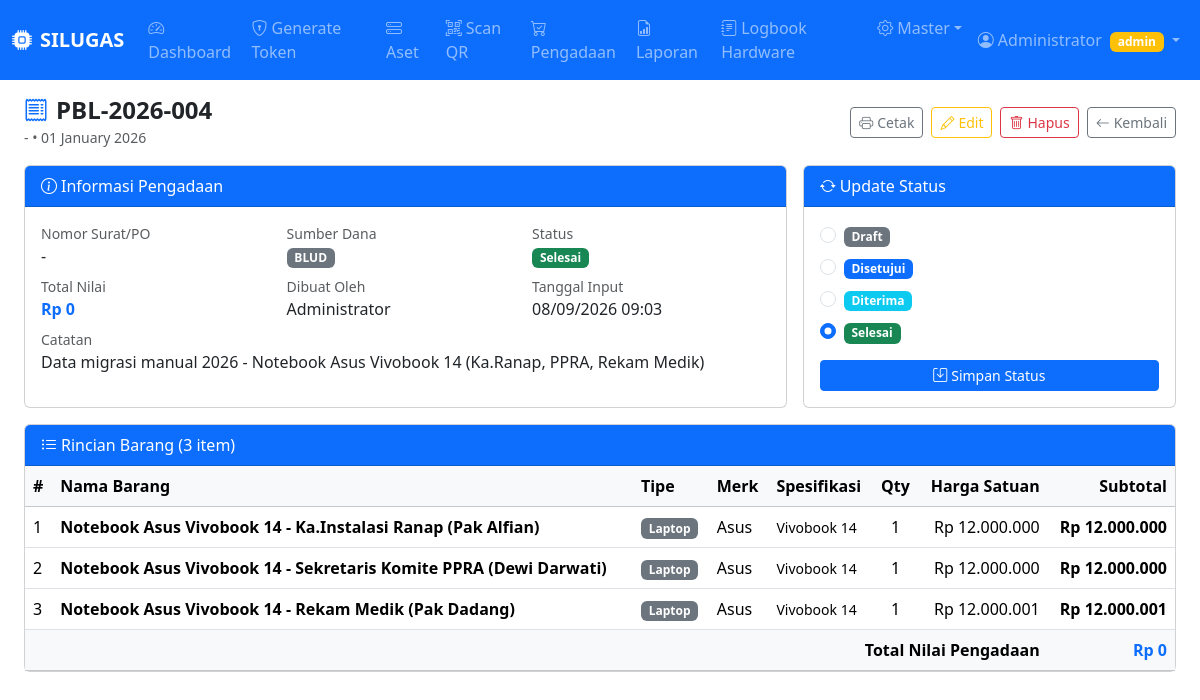
The app's page /pages/procurement_detail.php?id=4 (signed in) with its own data.
### tables this page shows
CREATE TABLE IF NOT EXISTS procurement_orders (
    id INT UNSIGNED AUTO_INCREMENT PRIMARY KEY,
    nomor_pengadaan VARCHAR(50) NOT NULL UNIQUE,          
    tanggal_pengadaan DATE NOT NULL,
    vendor VARCHAR(150) NOT NULL,
    no_surat VARCHAR(100) DEFAULT NULL,                   
    sumber_dana ENUM('apbd','apbn','bos','blud','lainnya') NOT NULL DEFAULT 'blud',
    total_harga DECIMAL(15,2) NOT NULL DEFAULT 0,
    status ENUM('draft','disetujui','diterima','selesai') NOT NULL DEFAULT 'draft',
    catatan TEXT DEFAULT NULL,
    created_by INT UNSIGNED NOT NULL,
    created_at DATETIME NOT NULL DEFAULT CURRENT_TIMESTAMP,
    updated_at DATETIME NOT NULL DEFAULT CURRENT_TIMESTAMP ON UPDATE CURRENT_TIMESTAMP,
    FOREIGN KEY (created_by) REFERENCES users(id)
);

CREATE TABLE users (
    id INT UNSIGNED AUTO_INCREMENT PRIMARY KEY,
    name VARCHAR(100) NOT NULL,
    username VARCHAR(50) NOT NULL UNIQUE,
    password VARCHAR(255) NOT NULL,
    role ENUM('admin','member') NOT NULL DEFAULT 'member',
    is_logged_in TINYINT(1) NOT NULL DEFAULT 0,
    device_token VARCHAR(255) DEFAULT NULL,
    login_attempts TINYINT UNSIGNED NOT NULL DEFAULT 0,
    locked_until DATETIME DEFAULT NULL,
    created_at DATETIME NOT NULL DEFAULT CURRENT_TIMESTAMP,
    updated_at DATETIME NOT NULL DEFAULT CURRENT_TIMESTAMP ON UPDATE CURRENT_TIMESTAMP
);

CREATE TABLE IF NOT EXISTS procurement_items (
    id INT UNSIGNED AUTO_INCREMENT PRIMARY KEY,
    procurement_id INT UNSIGNED NOT NULL,
    nama_barang VARCHAR(200) NOT NULL,
    tipe ENUM('komputer','laptop','printer','scanner','server','network','lainnya') DEFAULT 'lainnya',
    merk VARCHAR(100) DEFAULT NULL,
    spesifikasi TEXT DEFAULT NULL,
    jumlah INT UNSIGNED NOT NULL DEFAULT 1,
    harga_satuan DECIMAL(15,2) NOT NULL DEFAULT 0,
    total_harga DECIMAL(15,2) GENERATED ALWAYS AS (jumlah * harga_satuan) STORED,
    asset_linked TINYINT(1) NOT NULL DEFAULT 0,           
    created_at DATETIME NOT NULL DEFAULT CURRENT_TIMESTAMP,
    FOREIGN KEY (procurement_id) REFERENCES procurement_orders(id) ON DELETE CASCADE
);

### includes/auth.php (called while the page is built, shortened)
<?php
function clean($val) {
    return htmlspecialchars(trim((string)$val), ENT_QUOTES, 'UTF-8');
}
function currentUser() {
    return [
        'id'   => $_SESSION['user_id']   ?? null,
        'name' => $_SESSION['user_name'] ?? '',
        'username' => $_SESSION['username'] ?? '',
        'role' => $_SESSION['user_role'] ?? '',
    ];
}
function isAdmin() {
    return ($_SESSION['user_role'] ?? '') === 'admin';
}

### pages/procurement_detail.php (the view, shortened to what this page needs)
<?php
require_once __DIR__ . '/../includes/auth.php';
$db = getDB();
$id = (int)($_GET['id'] ?? 0);
$stmt = $db->prepare("
    SELECT po.*, u.name AS created_by_name
    FROM procurement_orders po
    JOIN users u ON u.id = po.created_by
    WHERE po.id = ?
");
$stmt->execute([$id]);
$order = $stmt->fetch();
$items = $db->prepare("SELECT * FROM procurement_items WHERE procurement_id = ? ORDER BY id");
$items->execute([$id]);
$items = $items->fetchAll();
$status_labels = [
    'draft'     => ['label' => 'Draft',     'class' => 'secondary'],
    'disetujui' => ['label' => 'Disetujui', 'class' => 'primary'],
    'diterima'  => ['label' => 'Diterima',  'class' => 'info'],
    'selesai'   => ['label' => 'Selesai',   'class' => 'success'],
];
$sumber_labels = ['blud'=>'BLUD','apbd'=>'APBD','apbn'=>'APBN','bos'=>'BOS','lainnya'=>'Lainnya'];
include __DIR__ . '/../includes/header.php';
?>
<div class="d-flex justify-content-between align-items-center mb-3 flex-wrap gap-2">
    <div>
        <h4 class="fw-bold mb-0"><i class="bi bi-receipt me-2 text-primary"></i><?= clean($order['nomor_pengadaan']) ?></h4>
        <small class="text-muted"><?= clean($order['vendor']) ?> &bull; <?= date('d F Y', strtotime($order['tanggal_pengadaan'])) ?></small>
    </div>
    <div class="d-flex gap-2 flex-wrap">
        <a href="<?= APP_URL ?>/procurement_print?id=<?= $id ?>" target="_blank" class="btn btn-outline-secondary btn-sm">
            <i class="bi bi-printer me-1"></i>Cetak
        </a>
        <?php if (isAdmin()): ?>
        <a href="<?= APP_URL ?>/procurement_add?edit=<?= $id ?>" class="btn btn-outline-warning btn-sm">
            <i class="bi bi-pencil me-1"></i>Edit
        </a>
        <button class="btn btn-outline-danger btn-sm" data-bs-toggle="modal" data-bs-target="#modalHapus">
            <i class="bi bi-trash me-1"></i>Hapus
        </button>
        <?php endif; ?>
        <a href="<?= APP_URL ?>/procurement_list" class="btn btn-outline-secondary btn-sm">
            <i class="bi bi-arrow-left me-1"></i>Kembali
        </a>
    </div>
</div>
<div class="row g-3 mb-3">
    <div class="col-md-8">
        <div class="card h-100">
            <div class="card-header bg-primary text-white"><i class="bi bi-info-circle me-1"></i>Informasi Pengadaan</div>
            <div class="card-body">
                <div class="row g-2">
                    <div class="col-6 col-sm-4"><div class="text-muted small">Nomor Surat/PO</div><div><?= clean($order['no_surat']) ?: '-' ?></div></div>
                    <div class="col-6 col-sm-4"><div class="text-muted small">Sumber Dana</div><div><span class="badge bg-secondary"><?= $sumber_labels[$order['sumber_dana']] ?? $order['sumber_dana'] ?></span></div></div>
                    <div class="col-6 col-sm-4"><div class="text-muted small">Status</div>
                        <?php $s = $status_labels[$order['status']]; ?>
                        <span class="badge bg-<?= $s['class'] ?>"><?= $s['label'] ?></span>
                    </div>
                    <div class="col-6 col-sm-4"><div class="text-muted small">Total Nilai</div><div class="fw-bold text-primary">Rp <?= number_format($order['total_harga'], 0, ',', '.') ?></div></div>
                    <div class="col-6 col-sm-4"><div class="text-muted small">Dibuat Oleh</div><div><?= clean($order['created_by_name']) ?></div></div>
                    <div class="col-6 col-sm-4"><div class="text-muted small">Tanggal Input</div><div><?= date('d/m/Y H:i', strtotime($order['created_at'])) ?></div></div>
                    <?php if ($order['catatan']): ?>
                    <div class="col-12"><div class="text-muted small">Catatan</div><div><?= nl2br(clean($order['catatan'])) ?></div></div>
                    <?php endif; ?>
                </div>
            </div>
        </div>
    </div>
    <?php if (isAdmin()): ?>
    <div class="col-md-4">
        <div class="card h-100">
            <div class="card-header bg-primary text-white"><i class="bi bi-arrow-repeat me-1"></i>Update Status</div>
            <div class="card-body">
                <form method="post">
                    <?php foreach ($status_labels as $k => $sv): ?>
                    <div class="form-check mb-2">
                        <input class="form-check-input" type="radio" name="quick_status" value="<?= $k ?>"
                               id="st_<?= $k ?>" <?= $order['status'] === $k ? 'checked' : '' ?>>
                        <label class="form-check-label" for="st_<?= $k ?>">
                            <span class="badge bg-<?= $sv['class'] ?>"><?= $sv['label'] ?></span>
                        </label>
                    </div>
                    <?php endforeach; ?>
                    <button type="submit" class="btn btn-sm btn-primary mt-2 w-100">
                        <i class="bi bi-save me-1"></i>Simpan Status
                    </button>
                </form>
            </div>
        </div>
    </div>
    <?php endif; ?>
</div>
<div class="card mb-3">
    <div class="card-header bg-primary text-white"><i class="bi bi-list-ul me-1"></i>Rincian Barang (<?= count($items) ?> item)</div>
    <div class="card-body p-0">
        <div class="table-responsive">
            <table class="table table-hover mb-0">
                <thead class="table-light">
                    <tr>
                        <th>#</th>
                        <th>Nama Barang</th>
                        <th>Tipe</th>
                        <th>Merk</th>
                        <th>Spesifikasi</th>
                        <th class="text-center">Qty</th>
                        <th class="text-end">Harga Satuan</th>
                        <th class="text-end">Subtotal</th>
                    </tr>
                </thead>
                <tbody>
                <?php $no = 1; foreach ($items as $it): ?>
                <tr>
                    <td><?= $no++ ?></td>
                    <td class="fw-semibold"><?= clean($it['nama_barang']) ?></td>
                    <td><span class="badge bg-secondary"><?= ucfirst($it['tipe']) ?></span></td>
                    <td><?= clean($it['merk']) ?: '-' ?></td>
                    <td><small><?= clean($it['spesifikasi']) ?: '-' ?></small></td>
                    <td class="text-center"><?= $it['jumlah'] ?></td>
                    <td class="text-end">Rp <?= number_format($it['harga_satuan'], 0, ',', '.') ?></td>
                    <td class="text-end fw-bold">Rp <?= number_format($it['total_harga'], 0, ',', '.') ?></td>
                </tr>
                <?php endforeach; ?>
                </tbody>
                <tfoot class="table-light">
                    <tr>
                        <td colspan="7" class="text-end fw-bold">Total Nilai Pengadaan</td>
                        <td class="text-end fw-bold text-primary">Rp <?= number_format($order['total_harga'], 0, ',', '.') ?></td>
                    </tr>
                </tfoot>
            </table>
        </div>
    </div>
</div>
<?php include __DIR__ . '/../includes/footer.php'; ?>

### includes/header.php (shortened to what this page needs)
<?php
$user = currentUser();
?>
<!DOCTYPE html>
<html lang="id">
<head>
    <link rel="stylesheet" href="https://cdn.jsdelivr.net/npm/bootstrap@5.3.2/dist/css/bootstrap.min.css">
    <link rel="stylesheet" href="https://cdn.jsdelivr.net/npm/bootstrap-icons@1.11.3/font/bootstrap-icons.min.css">
    <link rel="stylesheet" href="<?= APP_URL ?>/assets/css/app.css">
</head>
<body>
<nav class="navbar navbar-dark bg-primary navbar-expand-lg sticky-top no-print">
    <div class="container-fluid">
        <a class="navbar-brand fw-bold" href="<?= APP_URL ?>/dashboard">
            <i class="bi bi-cpu-fill me-2"></i><?= APP_NAME ?>
        </a>
        <div class="collapse navbar-collapse" id="navMenu">
            <ul class="navbar-nav me-auto">
                <li class="nav-item">
                    <a class="nav-link" href="<?= APP_URL ?>/dashboard"><i class="bi bi-speedometer2 me-1"></i>Dashboard</a>
                </li>
              <li class="nav-item">
                    <a class="nav-link" href="<?= APP_URL ?>/token_generate"><i class="bi bi-shield-lock me-1"></i></i>Generate Token</a>
                </li>
                <li class="nav-item">
                    <a class="nav-link" href="<?= APP_URL ?>/asset_list"><i class="bi bi-hdd-stack me-1"></i>Aset</a>
                </li>
                <li class="nav-item">
                    <a class="nav-link" href="<?= APP_URL ?>/scan"><i class="bi bi-qr-code-scan me-1"></i>Scan QR</a>
                </li>
                <li class="nav-item">
                    <a class="nav-link" href="<?= APP_URL ?>/procurement_list">
                        <i class="bi bi-cart-check me-1"></i>Pengadaan
                    </a>
                </li>
                <li class="nav-item">
                    <a class="nav-link" href="<?= APP_URL ?>/report"><i class="bi bi-file-earmark-bar-graph me-1"></i>Laporan</a>
                </li>
                <li class="nav-item">
                    <a class="nav-link" href="<?= APP_URL ?>/logbook"><i class="bi bi-journal-text me-1"></i>Logbook Hardware</a>
                </li>
                <?php if ($user['role'] === 'admin'): ?>
                <li class="nav-item dropdown">
                    <a class="nav-link dropdown-toggle" href="#" data-bs-toggle="dropdown"><i class="bi bi-gear me-1"></i>Master</a>
                </li>
                <?php endif; ?>
            </ul>
            <ul class="navbar-nav">
                <li class="nav-item dropdown">
                    <a class="nav-link dropdown-toggle" href="#" data-bs-toggle="dropdown">
                        <i class="bi bi-person-circle me-1"></i><?= clean($user['name']) ?>
                        <span class="badge bg-<?= $user['role']==='admin'?'warning':'secondary' ?> ms-1"><?= $user['role'] ?></span>
                    </a>
                </li>
            </ul>
        </div>
    </div>
</nav>
<div class="container-fluid py-3 px-3 px-md-4">

### records on screen
procurement_orders: created_by.name "Administrator", nomor_pengadaan "PBL-2026-004", vendor "-", tanggal_pengadaan "01 January 2026", no_surat "-", sumber_dana "BLUD", status "Selesai", total_harga "0", created_at "08/09/2026 09:03", catatan "Data migrasi manual 2026 - Notebook Asus Vivobook 14 (Ka.Ranap, PPRA, Rekam Medik)", status "☐ Draft", status "☐ Disetujui", status "☐ Diterima", status "☑ Selesai"
procurement_items: nama_barang "Notebook Asus Vivobook 14 - Ka.Instalasi Ranap (Pak Alfian)", tipe "Laptop", merk "Asus", spesifikasi "Vivobook 14", jumlah "1", harga_satuan "12.000.000", total_harga "12.000.000"
procurement_items: nama_barang "Notebook Asus Vivobook 14 - Sekretaris Komite PPRA (Dewi Darwati)", tipe "Laptop", merk "Asus", spesifikasi "Vivobook 14", jumlah "1", harga_satuan "12.000.000", total_harga "12.000.000"
procurement_items: nama_barang "Notebook Asus Vivobook 14 - Rekam Medik (Pak Dadang)", tipe "Laptop", merk "Asus", spesifikasi "Vivobook 14", jumlah "1", harga_satuan "12.000.001", total_harga "12.000.001"

### other values on screen
APP_NAME "SILUGAS"
$user['role'] "admin"
$sv['label'] "Draft"
$sv['label'] "Disetujui"
$sv['label'] "Diterima"
$sv['label'] "Selesai"
count($items) "3"
